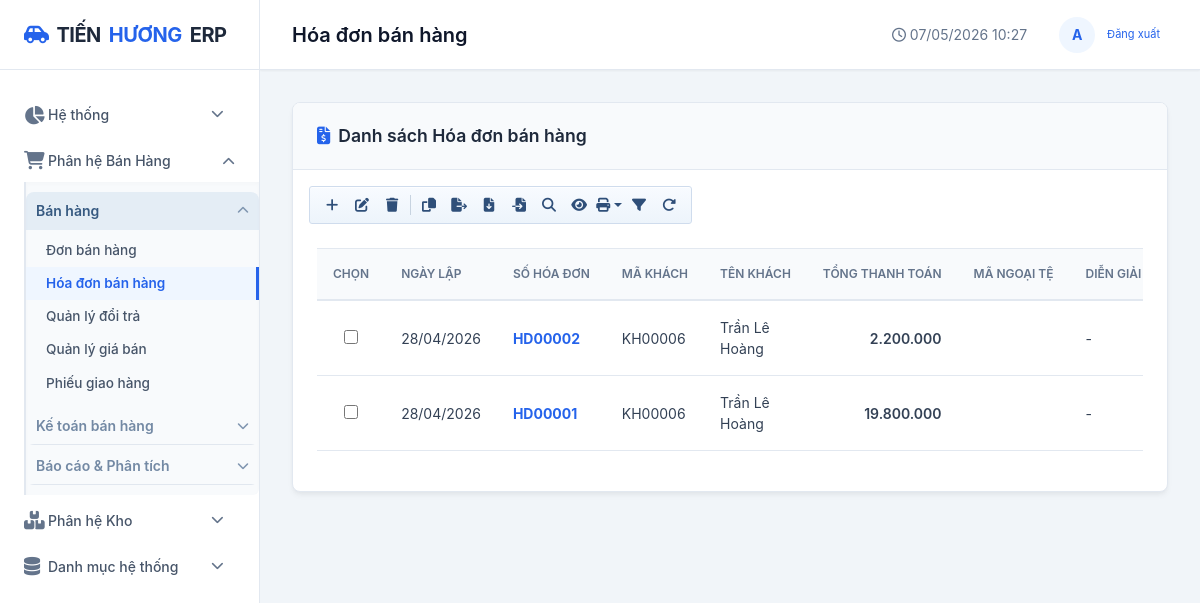
The page /ban-hang/hoa-don/ on the database as committed earlier.
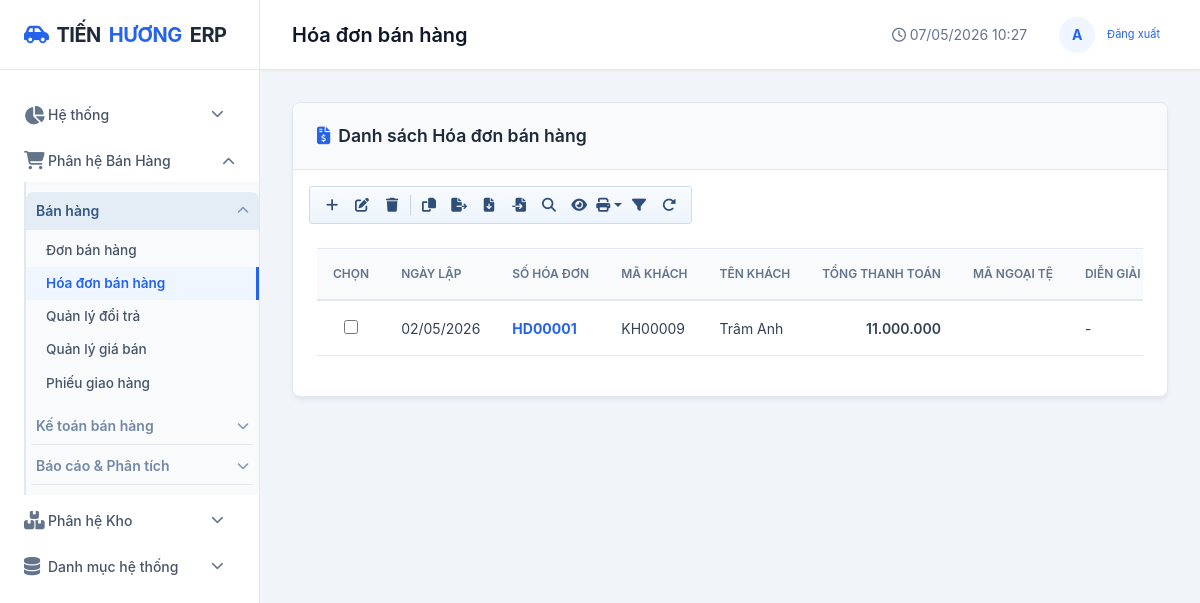
The same page on the database as committed later.
### apps/ban_hang/models.py (models this page shows, shortened)
class HoaDonBan(AccountingPeriodLockMixin, models.Model):
    accounting_period_date_field = 'ngay_hach_toan'
    accounting_period_label = 'hóa đơn bán hàng'
    MA_GIAO_DICH = [
        ('1', '1 - Hóa đơn kiêm phiếu xuất bán'),
        ('2', '2 - Hóa đơn'),
    ]
    TRANG_THAI = [
        ('1', '1 - Lập chứng từ'),
        ('2', '2 - Chuyển sổ cái'),
    ]
    ma_giao_dich = models.CharField(max_length=5, choices=MA_GIAO_DICH, default='1', verbose_name='Mã giao dịch')
    so_hoa_don = models.CharField(max_length=30, unique=True, verbose_name='Số hóa đơn')
    ngay_lap = models.DateField(default=datetime.date.today, verbose_name='Ngày lập')
    ngay_hach_toan = models.DateField(default=datetime.date.today, verbose_name='Ngày hạch toán')
    ty_gia = models.DecimalField(max_digits=18, decimal_places=4, default=1, verbose_name='Tỷ giá')
    khach_hang = models.ForeignKey(KhachHang, on_delete=models.PROTECT, verbose_name='Khách hàng')
    ten_kh = models.CharField(max_length=200, blank=True, verbose_name='Tên khách')
    dia_chi = models.CharField(max_length=300, blank=True, verbose_name='Địa chỉ')
    so_dien_thoai = models.CharField(max_length=15, blank=True, verbose_name='Số điện thoại')
    mst = models.CharField(max_length=20, blank=True, verbose_name='MST')
    nguoi_mua_hang = models.CharField(max_length=120, blank=True, verbose_name='Người mua hàng')
    ma_nv_ban_hang = models.CharField(max_length=30, blank=True, verbose_name='Mã nhân viên bán hàng')
    tk_no = models.CharField(max_length=20, default='131', verbose_name='TK nợ')
    tk_co = models.CharField(max_length=20, default='511', verbose_name='TK có đối ứng')
    dien_giai = models.TextField(blank=True, verbose_name='Diễn giải')
    trang_thai = models.CharField(max_length=20, choices=TRANG_THAI, default='1', verbose_name='Trạng thái')
    don_ban = models.ForeignKey(DonBan, on_delete=models.SET_NULL, null=True, blank=True, related_name='hoa_don_lien_ket', verbose_name='Đơn bán liên kết')
    tong_so_luong = models.DecimalField(max_digits=18, decimal_places=2, default=0, verbose_name='Tổng số lượng')
    tong_chiet_khau = models.DecimalField(max_digits=18, decimal_places=0, default=0, verbose_name='Tổng chiết khấu')
    tien_hang = models.DecimalField(max_digits=18, decimal_places=0, default=0, verbose_name='Tiền hàng')
    tong_tien_thue = models.DecimalField(max_digits=18, decimal_places=0, default=0, verbose_name='Tổng tiền thuế')
    tong_cong = models.DecimalField(max_digits=18, decimal_places=0, default=0, verbose_name='Tổng cộng')
    da_thu = models.DecimalField(max_digits=18, decimal_places=0, default=0, verbose_name='Đã thu')
    con_no = models.DecimalField(max_digits=18, decimal_places=0, default=0, verbose_name='Còn nợ')
    nguoi_tao = models.ForeignKey(User, on_delete=models.SET_NULL, null=True, blank=True, related_name='hoa_don_ban_tao')
    ngay_tao = models.DateTimeField(auto_now_add=True)
    class Meta:
        db_table = 'ban_hang_hoadonban'
        verbose_name = 'Hóa đơn bán hàng'
        verbose_name_plural = 'Hóa đơn bán hàng'
        ordering = ['-ngay_lap', '-id']

### apps/danh_muc/models.py (models this page shows, shortened)
class KhachHang(models.Model):
    LOAI_KH = [
        ("1", "Cá nhân"),
        ("2", "Doanh nghiệp"),
        ("3", "Khác"),
    ]
    ma_kh = models.CharField(max_length=20, unique=True, verbose_name="Mã khách hàng")
    ten_kh = models.CharField(max_length=200, verbose_name="Tên khách hàng")
    la_khach_hang = models.BooleanField(default=True, verbose_name="Khách hàng")
    la_nha_cung_cap = models.BooleanField(default=False, verbose_name="Nhà cung cấp")
    la_nhan_vien = models.BooleanField(default=False, verbose_name="Nhân viên bán hàng")
    loai_kh = models.CharField(max_length=20, choices=LOAI_KH, default="1", verbose_name="Loại khách hàng")
    ma_so_thue = models.CharField(max_length=20, blank=True, verbose_name="Mã số thuế")
    dia_chi = models.CharField(max_length=300, blank=True, verbose_name="Địa chỉ")
    so_dien_thoai = models.CharField(max_length=15, verbose_name="Số điện thoại")
    email = models.EmailField(blank=True, verbose_name="Email")
    han_muc_cong_no = models.DecimalField(max_digits=18, decimal_places=0, default=0, verbose_name="Hạn mức công nợ")
    so_ngay_no_max = models.IntegerField(default=0, verbose_name="Số ngày nợ tối đa")
    chiet_khau_mac_dinh = models.DecimalField(max_digits=5, decimal_places=2, default=0, verbose_name="Chiết khấu mặc định (%)")
    ghi_chu = models.TextField(blank=True, verbose_name="Ghi chú")
    trang_thai = models.BooleanField(default=True, verbose_name="Trạng thái")
    ngay_tao = models.DateTimeField(auto_now_add=True)
    nhom_kh = models.ForeignKey(
        NhomKhachHang,
        on_delete=models.SET_NULL,
        null=True,
        blank=True,
        verbose_name="Nhóm khách hàng",
    )
    class Meta:
        db_table = "danh_muc_khachhang"
        verbose_name = "Khách hàng"
        verbose_name_plural = "Danh sách khách hàng"
        ordering = ["ma_kh"]

### apps/ban_hang/views.py (the view)
# urls.py: path('hoa-don/', views.hoa_don_ban_list, name='hoa_don_ban_list'),
def hoa_don_ban_list(request):
    items = _hoa_don_ban_filtered_queryset(request)[:100]
    current_period = get_current_accounting_period()
    context = {
        'items': items,
        'current_period': current_period,
        'q': request.GET.get('q', '').strip(),
        'ma_giao_dich_filter': request.GET.get('ma_giao_dich', '').strip(),
        'trang_thai_filter': request.GET.get('trang_thai', '').strip(),
        'tu_ngay': request.GET.get('tu_ngay', '').strip(),
        'den_ngay': request.GET.get('den_ngay', '').strip(),
        'so_hd_tu': request.GET.get('so_hd_tu', '').strip(),
        'so_hd_den': request.GET.get('so_hd_den', '').strip(),
        'ma_kh': request.GET.get('ma_kh', '').strip(),
        'ma_hang': request.GET.get('ma_hang', '').strip(),
        'tk_vat_tu': request.GET.get('tk_vat_tu', '').strip(),
        'tk_gia_von': request.GET.get('tk_gia_von', '').strip(),
        'tk_doanh_thu': request.GET.get('tk_doanh_thu', '').strip(),
        'page_title': 'Hóa đơn bán hàng',
        'active_menu': 'hoa_don_ban',
    }
    return render(request, 'ban_hang/hoa_don_ban_list.html', context)

### templates/ban_hang/hoa_don_ban_list.html (shortened to what this page needs)
{% extends 'base.html' %}
{% load humanize %}
{% load money_filters %}
{% block content %}
<div class="card">
    <div class="card-header">
        <div class="card-title"><i class="fas fa-file-invoice-dollar text-primary"></i> Danh sách Hóa đơn bán hàng</div>
    </div>
    <div class="px-3 pt-3">
        <div class="erp-toolbar" role="toolbar" aria-label="Thanh thao tác hóa đơn">
            <a href="{% url 'hoa_don_ban_them' %}" class="erp-toolbar-btn" title="Thêm mới"><i class="fas fa-plus"></i></a>
            <button type="button" class="erp-toolbar-btn" id="btnHdEdit" title="Sửa"><i class="fas fa-pen-to-square"></i></button>
            <button type="button" class="erp-toolbar-btn" id="btnHdDelete" title="Xóa"><i class="fas fa-trash"></i></button>
            <button type="button" class="erp-toolbar-btn" id="btnHdCopy" title="Chép dữ liệu"><i class="fas fa-copy"></i></button>
            <a href="{% url 'hoa_don_ban_export_data' %}?{{ request.GET.urlencode }}" class="erp-toolbar-btn" title="Kết xuất dữ liệu"><i class="fas fa-file-export"></i></a>
            <a href="{% url 'hoa_don_ban_export_template' %}" class="erp-toolbar-btn" title="Tải tệp xuống (mẫu)"><i class="fas fa-file-arrow-down"></i></a>
            <button type="button" class="erp-toolbar-btn" id="btnHdImport" title="Đẩy dữ liệu lên"><i class="fas fa-file-import"></i></button>
            <button type="button" class="erp-toolbar-btn" id="btnHdSearch" title="Tìm kiếm"><i class="fas fa-magnifying-glass"></i></button>
            <button type="button" class="erp-toolbar-btn" id="btnHdView" title="Xem"><i class="fas fa-eye"></i></button>
            <div class="btn-group">
                <button type="button" class="erp-toolbar-btn dropdown-toggle" data-bs-toggle="dropdown" title="In"><i class="fas fa-print"></i></button>
            </div>
            <button type="button" class="erp-toolbar-btn" id="btnHdQuery" title="Truy vấn"><i class="fas fa-filter"></i></button>
            <button type="button" class="erp-toolbar-btn" onclick="window.location.reload()" title="Làm mới"><i class="fas fa-rotate-right"></i></button>
        </div>
    </div>
    <div class="card-body">
        <div class="table-responsive">
            <table class="table">
                <thead>
                    <tr>
                        <th style="width:42px;">Chọn</th>
                        <th>Ngày lập</th>
                        <th>Số hóa đơn</th>
                        <th>Mã khách</th>
                        <th>Tên khách</th>
                        <th class="text-right">Tổng thanh toán</th>
                        <th>Mã ngoại tệ</th>
                        <th>Diễn giải</th>
                    </tr>
                </thead>
                <tbody>
                    {% for item in items %}
                    <tr>
                        <td class="text-center"><input type="checkbox" name="selected_hd" class="erp-row-select" value="{{ item.pk }}" data-detail-url="{% url 'hoa_don_ban_detail' item.pk %}" data-print-url="{% url 'hoa_don_ban_in' item.pk %}" data-edit-url="{% url 'hoa_don_ban_sua' item.pk %}" data-delete-url="{% url 'hoa_don_ban_xoa' item.pk %}" data-copy-url="{% url 'hoa_don_ban_copy' item.pk %}" data-trang-thai="{{ item.trang_thai }}" data-ngay-lap="{{ item.ngay_lap|date:'Y-m-d' }}" data-ngay-hach-toan="{{ item.ngay_hach_toan|date:'Y-m-d' }}" data-so-hd="{{ item.so_hoa_don }}"></td>
                        <td>{{ item.ngay_lap|date:"d/m/Y" }}</td>
                        <td><a href="{% url 'hoa_don_ban_detail' item.pk %}"><strong>{{ item.so_hoa_don }}</strong></a></td>
                        <td>{{ item.khach_hang.ma_kh }}</td>
                        <td>{{ item.ten_kh }}</td>
                        <td class="text-right fw-semibold">{{ item.tong_cong|vnd }}</td>
                        <td>{{ item.ma_ngoai_te }}</td>
                        <td>{{ item.dien_giai|default:"-"|truncatechars:40 }}</td>
                    </tr>
                    {% empty %}
                    <tr><td colspan="9" class="text-center text-muted">Không tìm thấy hóa đơn bán hàng phù hợp.</td></tr>
                    {% endfor %}
                </tbody>
            </table>
        </div>
    </div>
</div>
{% endblock %}

### templates/base.html (shortened to what this page needs)
<!DOCTYPE html>
<html lang="vi">
<head>
    <link rel="stylesheet" href="https://cdnjs.cloudflare.com/ajax/libs/font-awesome/6.4.0/css/all.min.css">
    <link href="https://cdn.jsdelivr.net/npm/bootstrap@5.3.0/dist/css/bootstrap.min.css" rel="stylesheet">
    <link rel="stylesheet" href="/static/css/style.css?v=6">
</head>
<body>
    <div class="app-container">
        <aside class="sidebar">
            <div class="sidebar-header">
                <a href="{% url 'dashboard' %}" class="logo">
                    <i class="fas fa-car-side" style="color: var(--accent-color);"></i>
                    TIẾN <span>HƯƠNG</span> ERP
                </a>
            </div>
            <nav class="sidebar-nav">
                <div class="nav-item {% if active_menu == 'dashboard' or active_menu == 'so_cai' or active_menu == 'so_nhat_ky_chung' or active_menu == 'ky_ke_toan' %}open{% endif %}">
                    <a href="#" class="nav-link dropdown-toggle" onclick="toggleSubmenu(event, this)">
                        <i class="fas fa-chart-pie"></i> Hệ thống
                        <i class="fas fa-chevron-down ms-auto"></i>
                    </a>
                </div>
                <div class="nav-item {% if active_menu == 'don_ban' or active_menu == 'hoa_don_ban' or active_menu == 'doi_tra' or active_menu == 'gia_ban' or active_menu == 'phieu_giao_hang' or active_menu == 'phieu_thu' or active_menu == 'phieu_chi' or active_menu == 'cong_no_kh' or active_menu == 'bao_cao_bh' %}open{% endif %}">
                    <a href="#" class="nav-link dropdown-toggle" onclick="toggleSubmenu(event, this)">
                        <i class="fas fa-shopping-cart"></i> Phân hệ Bán Hàng
                        <i class="fas fa-chevron-down ms-auto"></i>
                    </a>
                    <div class="submenu">
                        <div class="warehouse-group {% if active_menu == 'don_ban' or active_menu == 'hoa_don_ban' or active_menu == 'doi_tra' or active_menu == 'gia_ban' or active_menu == 'phieu_giao_hang' %}open{% endif %}">
                            <button type="button" class="warehouse-group-toggle" onclick="toggleWarehouseGroup(event, this)">
                                <span>Bán hàng</span>
                                <i class="fas fa-chevron-down"></i>
                            </button>
                            <div class="warehouse-group-body">
                                <a href="{% url 'don_ban_list' %}" class="submenu-link {% if active_menu == 'don_ban' %}active{% endif %}">Đơn bán hàng</a>
                                <a href="{% url 'hoa_don_ban_list' %}" class="submenu-link {% if active_menu == 'hoa_don_ban' %}active{% endif %}">Hóa đơn bán hàng</a>
                                <a href="{% url 'phieu_doi_tra_list' %}" class="submenu-link {% if active_menu == 'doi_tra' %}active{% endif %}">Quản lý đổi trả</a>
                                <a href="{% url 'gia_ban_list' %}" class="submenu-link {% if active_menu == 'gia_ban' %}active{% endif %}">Quản lý giá bán</a>
                                <a href="{% url 'phieu_giao_hang_list' %}" class="submenu-link {% if active_menu == 'phieu_giao_hang' %}active{% endif %}">Phiếu giao hàng</a>
                            </div>
                        </div>
                        <div class="warehouse-group {% if active_menu == 'phieu_thu' or active_menu == 'phieu_chi' %}open{% endif %}">
                            <button type="button" class="warehouse-group-toggle" onclick="toggleWarehouseGroup(event, this)">
                                <span>Kế toán bán hàng</span>
                                <i class="fas fa-chevron-down"></i>
                            </button>
                        </div>
                        <div class="warehouse-group {% if active_menu == 'cong_no_kh' or active_menu == 'bao_cao_bh' %}open{% endif %}">
                            <button type="button" class="warehouse-group-toggle" onclick="toggleWarehouseGroup(event, this)">
                                <span>Báo cáo &amp; Phân tích</span>
                                <i class="fas fa-chevron-down"></i>
                            </button>
                        </div>
                    </div>
                </div>
                <div class="nav-item ">
                    <a href="#" class="nav-link dropdown-toggle" onclick="toggleSubmenu(event, this)">
                        <i class="fas fa-boxes"></i> Phân hệ Kho
                        <i class="fas fa-chevron-down ms-auto"></i>
                    </a>
                </div>
                <div class="nav-item ">
                    <a href="#" class="nav-link dropdown-toggle" onclick="toggleSubmenu(event, this)">
                        <i class="fas fa-database"></i> Danh mục hệ thống
                        <i class="fas fa-chevron-down ms-auto"></i>
                    </a>
                </div>
            </nav>
        </aside>
        <main class="main-wrapper">
            <header class="header">
                <div class="header-title">{{ page_title }}</div>
                <div class="header-right">
                    <span class="text-muted"><i class="far fa-clock"></i> {% now "d/m/Y H:i" %}</span>
                    <div class="user-menu">
                        <div class="avatar">
                            {{ user.username|make_list|first|upper|default:"A" }}
                        </div>
                        <div>
                            <div style="font-size: 11px; color: var(--text-muted);">
                                <form action="{% url 'logout' %}" method="post" style="display:inline;">
                                    <button type="submit" style="background:none; border:none; color:var(--accent-color); cursor:pointer;">Đăng xuất</button>
                                </form>
                            </div>
                        </div>
                    </div>
                </div>
            </header>
            <div class="content">
                {% block content %}{% endblock %}
            </div>
        </main>
    </div>
</body>
</html>

Rows that differ between the two databases and show on the page:
removed HoaDonBan: ngay_lap "28/04/2026", so_hoa_don "HD00002", khach_hang.ma_kh "KH00006", ten_kh "Trần Lê Hoàng", tong_cong|vnd "2.200.000", dien_giai "-"
removed HoaDonBan: ngay_lap "28/04/2026", so_hoa_don "HD00001", khach_hang.ma_kh "KH00006", ten_kh "Trần Lê Hoàng", tong_cong|vnd "19.800.000", dien_giai "-"
added HoaDonBan: ngay_lap "02/05/2026", so_hoa_don "HD00001", khach_hang.ma_kh "KH00009", ten_kh "Trâm Anh", tong_cong|vnd "11.000.000", dien_giai "-"
